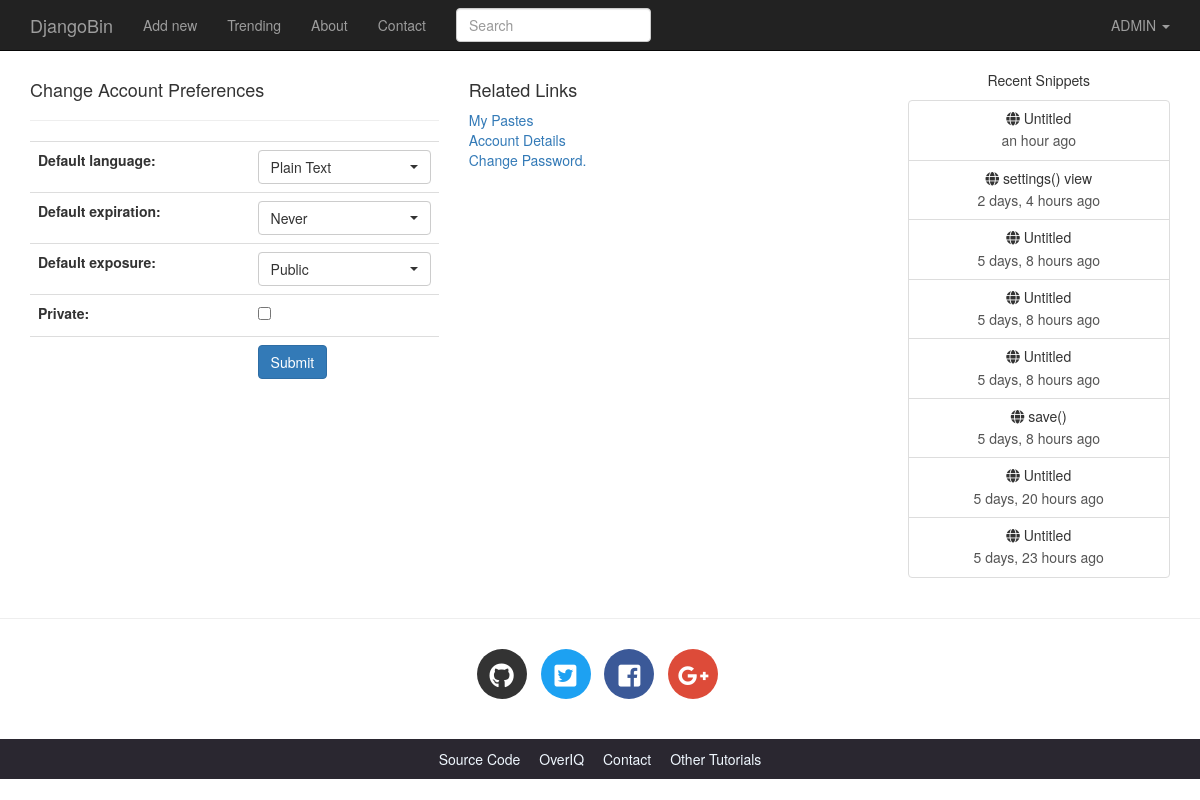
Page /settings/ (signed in) on the committed database.
### djangobin/models.py (models this page shows, shortened)
class Snippet(models.Model):
    title = models.CharField(max_length=200, blank=True)
    original_code = models.TextField()
    highlighted_code = models.TextField(blank=True, help_text="Read only field. Will contain the \
                                    syntax-highlited version of the original code.")
    expiration = models.CharField(max_length=10, choices=Pref.expiration_choices)
    exposure = models.CharField(max_length=10, choices=Pref.exposure_choices)
    hits = models.IntegerField(default=0, help_text='Read only field. Willd be updated after every visit to snippet.')
    slug = models.SlugField(help_text='Read only field. Will be updated automatically.')
    created_on = models.DateTimeField(auto_now_add=True)
    language = models.ForeignKey(Language, on_delete=models.CASCADE)
    user = models.ForeignKey(User, on_delete=models.CASCADE)
    tags = models.ManyToManyField('Tag', blank=True)
    def get_absolute_url(self):
        return reverse('djangobin:snippet_detail', args=[self.slug])
    class Meta:
        ordering = ['-created_on']

### djangobin/views.py (the view)
# urls.py: path('settings/', views.settings, name='settings'),
@login_required
def settings(request):
    user = get_object_or_404(User, id=request.user.id)
    if request.method == 'POST':
        f = SettingForm(request.POST, instance=user.profile)
        if f.is_valid():
            f.save()
            messages.add_message(request, messages.INFO, 'Settings Saved.')
            return redirect(reverse('djangobin:settings'))
    else:
        f = SettingForm(instance=user.profile)
    return render(request, 'djangobin/settings.html', {'form': f})

### djangobin/forms.py
class SettingForm(forms.ModelForm):
    class Meta:
        model = Author
        fields = ('default_language', 'default_expiration' , 'default_exposure' , 'private')
        widgets = {
            'default_language': forms.Select(attrs={'class': 'selectpicker foo form-control',
                                                    'data-live-search': 'true',
                                                    'data-size': '5'}),
            'default_expiration': forms.Select(attrs={'class': 'selectpicker form-control'}),
            'default_exposure': forms.Select(attrs={'class': 'selectpicker form-control'})
        }

### djangobin/context_processors.py (called while the page is built)
def recent_snippets(request):
    return dict(recent_snippets=Snippet.objects.filter(exposure='public').order_by('-id')[:8])

### djangobin/models.py (called while the page is built)
    def __str__(self):
        return self.name

### djangobin/templates/djangobin/settings.html (shortened to what this page needs)
{% extends 'djangobin/base.html' %}
{% load static %}
{% load humanize %}
{% block main %}
    <div class="row">
        <div class="col-lg-6 col-md-6 col-sm-6">
            <h4>Change Account Preferences</h4>
            <hr>
            <form action="" method="post" class="form-horizontal" >
                <table class="table">
                    {{ form.as_table }}
                    <tr>
                        <td>&nbsp;</td>
                        <td><button type="submit" class="btn btn-primary">Submit</button></td>
                    </tr>
                </table>
            </form>
        </div>
        <div class="col-lg-6 col-md-6 col-sm-6">
            <h4>Related Links</h4>
            <p>
                <a href="">My Pastes</a> <br>
                <a href="">Account Details</a> <br>
                <a href="/password-change/">Change Password.</a> <br>
            </p>
        </div>
    </div>
{% endblock %}

### djangobin/templates/djangobin/base.html (shortened to what this page needs)
<!DOCTYPE html>
<html lang="en">
<head>
    {% load static %}
    {% load humanize %}
    <link rel="stylesheet" href="{% static 'djangobin/css/bootstrap.min.css' %}" >
    <link rel="stylesheet" href="{% static 'djangobin/css/bootstrap-select.min.css' %}" >
    <link href="https://use.fontawesome.com/releases/v5.0.7/css/all.css" rel="stylesheet">
    <link rel="stylesheet" href="{% static 'djangobin/css/main.css' %}">
    <link rel="stylesheet" href="{% static 'djangobin/css/default.css' %}">
</head>
<body>
<nav class="navbar navbar-default navbar-inverse navbar-fixed-top">
    <div class="container">
        <div class="navbar-header">
            <a class="navbar-brand" href="{% url 'djangobin:index' %}">DjangoBin</a>
        </div>
        <div class="collapse navbar-collapse" id="bs-example-navbar-collapse-1">
            <ul class="nav navbar-nav">
                <li {% if request.path == '/' %}class='active'{% endif %} >
                    <a href="{% url 'djangobin:index' %}">Add new</a>
                </li>
                <li {% if request.path == '/trending/' %}class='active'{% endif %}>
                     <a href="{% url 'djangobin:trending_snippets' %}">Trending<span class="sr-only">(current)</span></a>
                </li>
                <li {% if request.path == '/about/' %}class='active'{% endif %}>
                    <a href="">About</a>
                </li>
                <li {% if request.path == '/contact/' %}class='active'{% endif %}>
                    <a href="{% url 'djangobin:contact' %}">Contact</a>
                </li>
            </ul>
            <form action="" class="navbar-form navbar-left" method="get">
                <div class="form-group">
                    <input type="text" name="query" class="form-control" placeholder="Search" value="">
                </div>
            </form>
            <ul class="nav navbar-nav navbar-right">
                <li class="dropdown">
                    <a href="#" class="dropdown-toggle" data-toggle="dropdown" role="button"
                       aria-haspopup="true" aria-expanded="false">
                        {% if request.user.is_authenticated %}
                            {{ request.user.username|upper }}
                        {% else %}
                            GUEST
                        {% endif %}
                        <span class="caret"></span>
                    </a>
                </li>
            </ul>
        </div>
    </div>
</nav>
<div class="container">
    <div class="row">
        <div class="col-lg-9 col-md-9">
            {% block main %}{% endblock %}
        </div>
        <div class="col-lg-3 col-md-3 text-center hidden-sm hidden-xs">
            <p>Recent Snippets</p>
            <div class="list-group">
              {% for recent_snippet in recent_snippets %}
                  <a href="{{ recent_snippet.get_absolute_url }}" class="list-group-item">
                      <h5 class="list-group-item-heading"><span class="fa fa-globe
"></span> {{ recent_snippet.title }}</h5>
                      <p class="list-group-item-text">{{ recent_snippet.created_on|naturaltime }}</p>
                  </a>
              {% endfor %}
            </div>
        </div>
    </div>
</div>
<hr>
<footer>
    <div class="social-icons">
        <div class="container text-center">
            <ul class="list-inline">
                <li class="list-inline-item social-github">
                    <a href="https://github.com/">
                        <i class="fab fa-github"></i>
                    </a>
                </li>
                <li class="list-inline-item social-twitter">
                    <a href="https://twitter.com/">
                        <i class="fab fa-twitter-square"></i>
                    </a>
                </li>
                <li class="list-inline-item social-facebook">
                    <a href="https://www.facebook.com/">
                        <i class="fab fa-facebook-square"></i>
                    </a>
                </li>
                <li class="list-inline-item social-google-plus">
                    <a href="https://plus.google.com/">
                        <i class="fab fa-google-plus-g"></i>
                    </a>
                </li>
            </ul>
        </div>
    </div>
    <div class="main-footer">
        <div class="container text-center">
            <ul>
                <li><a href="#">Source Code</a></li>
                <li><a href="#">OverIQ</a></li>
                <li><a href="#">Contact</a></li>
                <li><a href="#">Other Tutorials</a></li>
            </ul>
        </div>
    </div>
</footer>
</body>
</html>

### djangobin/static/djangobin/css/main.css (style rules this page uses)
body { padding-top: 70px; }
.social-icons { margin: 30px 0; }
footer .social-icons ul.list-inline li a { display: block; width: 50px; height: 50px; color: #fff; border-radius: 100%; font-size: 25px; line-height: 50px; }
footer .social-icons ul.list-inline li.social-github a { background-color: #333; transition: all .2s ease-in-out; }
footer .social-icons ul.list-inline li.social-twitter a { background-color: #1da1f2; transition: all .2s ease-in-out; }
footer .social-icons ul.list-inline li.social-facebook a { background-color: #3b5998; transition: all .2s ease-in-out; }
footer .social-icons ul.list-inline li.social-google-plus a { background-color: #dd4b39; transition: all .2s ease-in-out; }
.main-footer { background-color: #2a2730; }
.main-footer ul { margin-top: 10px; padding-left: 0; }
.main-footer li { display: inline; }
.main-footer li a { color: aliceblue; }
.main-footer li+ li { margin-left: 15px; }

### rows in the picture
Snippet: title "Untitled", created_on "an hour ago"
Snippet: title "settings() view", created_on "2 days, 4 hours ago"
Snippet: title "Untitled", created_on "5 days, 8 hours ago"
Snippet: title "Untitled", created_on "5 days, 8 hours ago"
Snippet: title "Untitled", created_on "5 days, 8 hours ago"
Snippet: title "save()", created_on "5 days, 8 hours ago"
Snippet: title "Untitled", created_on "5 days, 20 hours ago"
Snippet: title "Untitled", created_on "5 days, 23 hours ago"

### other values in the picture
{{ request.user.username|upper }} "ADMIN"
